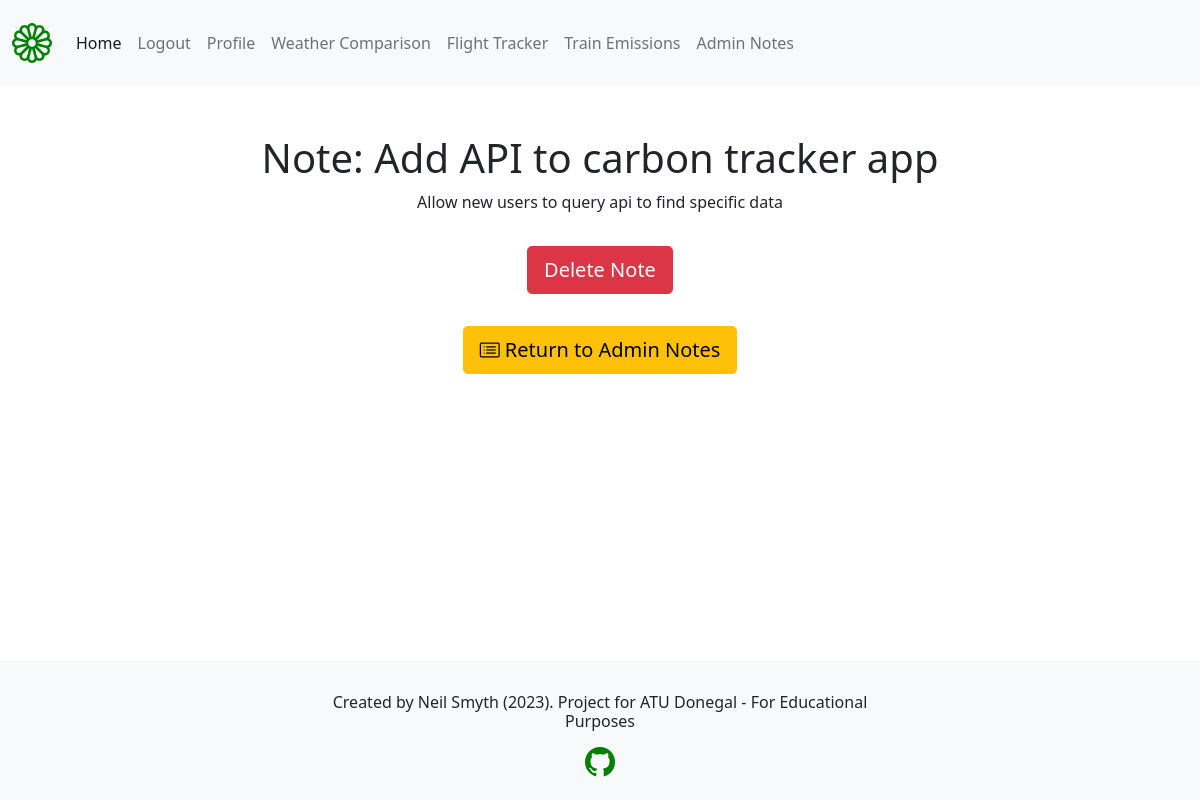
Screenshot of /internal/notes/3 (signed in) with the database file from the repository.
### notes/models.py (models this page shows)
class Notes(models.Model):
    title = models.CharField(max_length=200)
    content = models.TextField()
    created_at = models.DateTimeField(auto_now_add=True) # auto_now_add=True -> auto set date and time when note is created

### notes/views.py (the view)
# urls.py: path("notes/<int:pk>", views.notes_detail, name="notes_detail"), # we want to pass in the primary key of the note we want to view e.g. notes/1
@login_required(login_url='login')
def notes_detail(request, pk):
    try:
        current_note = Notes.objects.get(pk=pk) # get note object from db, supply pk to get specific note
    except Notes.DoesNotExist: # object doesn't exist
        raise Http404("Note does not exist, please try another")
    return render(request, 'notes/notes_detail.html', {'note': current_note}) # return request, template, context

### notes/templates/notes/notes_detail.html (shortened to what this page needs)
{% extends "base.html" %}
{% block content %}
    <h1>Note: {{ note.title }}</h1>
    <p>{{ note.content }}</p>
    <a href="{% url 'delete_note' note.id %}" type="button" class="m-3 btn btn-danger btn-lg"> Delete Note</a>
    <br>
    <a href="{% url 'notes_list' %}" type="button" class="m-3 btn btn-warning btn-lg"><i class="bi bi-card-list"></i> Return to Admin Notes</a>
{% endblock %}

### rows the page displays
Notes: title "Add API to carbon tracker app", content "Allow new users to query api to find specific data"
